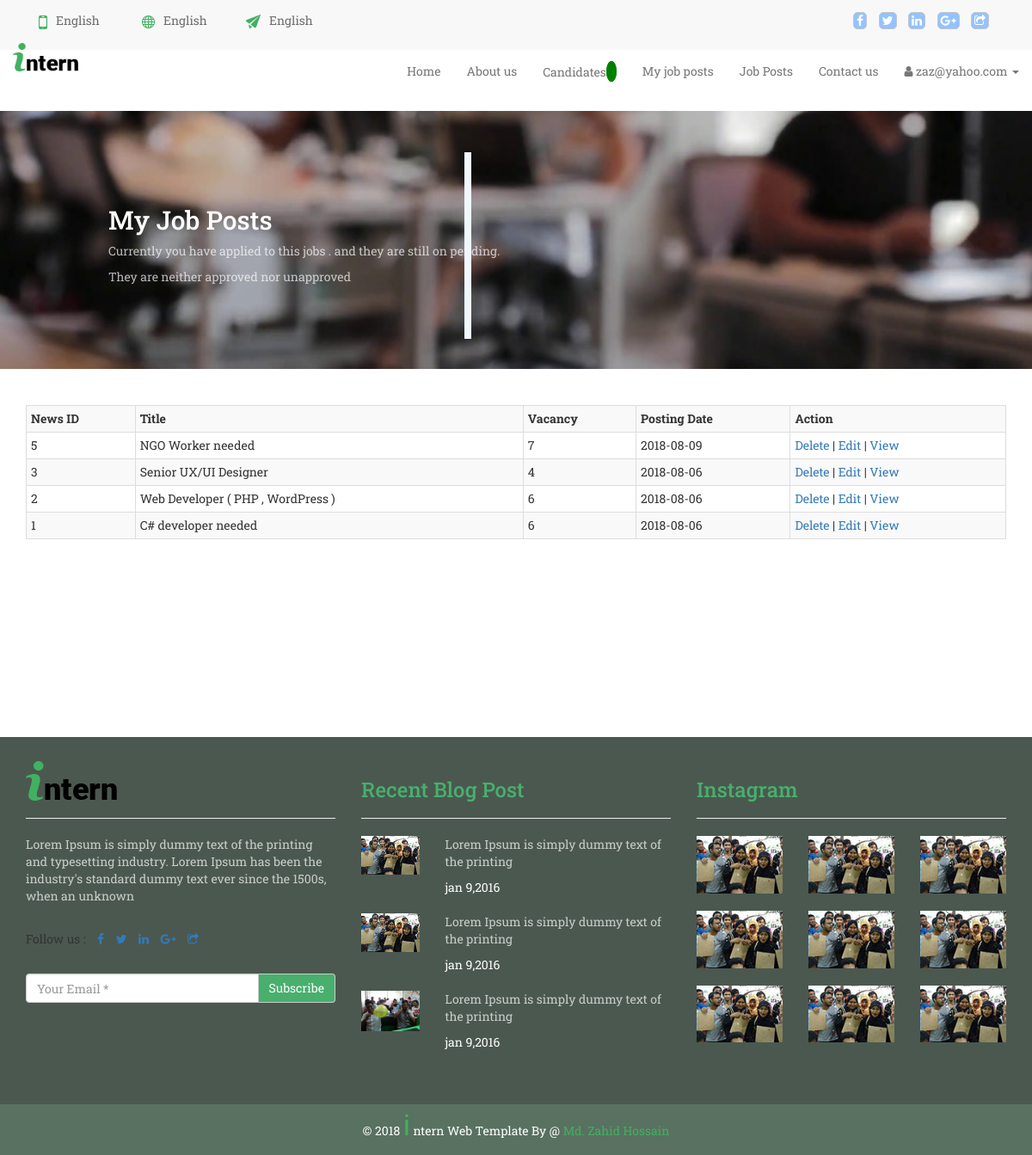
The app's page /myJob.php (signed in) with its own data.
### tables this page shows
CREATE TABLE `jobpost` (
  `id` int(11) NOT NULL,
  `title` text NOT NULL,
  `empId` int(11) NOT NULL,
  `companyName` varchar(32) NOT NULL,
  `vacancy` varchar(10) NOT NULL,
  `context` text NOT NULL,
  `description` text NOT NULL,
  `empStatus` varchar(10) NOT NULL,
  `eduRequirement` text NOT NULL,
  `expRequirement` text NOT NULL,
  `addRequirement` text NOT NULL,
  `jobLocation` text NOT NULL,
  `salary` int(10) NOT NULL,
  `degree` varchar(32) NOT NULL,
  `browseCatg` varchar(32) NOT NULL,
  `postTime` date NOT NULL,
  `expDate` date DEFAULT NULL,
  `deletedAt` timestamp NULL DEFAULT NULL
);

### myJob.php (the view, shortened to what this page needs)
<?php
include "includes/header.php";
include "includes/head.php";
include "includes/navbar.php";
?>
<div class="top_banner">
           <div class="col-sm-6 top_banner_left">
               <h2>My Job Posts</h2>
               <p>Currently you have applied to this jobs . and they are still on pending.</p>
               <p>They are neither approved nor unapproved</p>
           </div>
           <div class="col-sm-6"></div>
</div>
<div class="container">
<table class="table table-striped table-bordered table-condensed">
		<tr>
        <th>News ID</th>
        <th>Title</th>
        <th>Vacancy</th>
        <th>Posting Date</th>
        <th>Action</th>
		</tr>
<?php
    require "config.php";
    $statement = "select * from employer where eMail = '$en' ";
    $result = mysqli_query($conn,$statement);
    if(mysqli_num_rows($result) > 0){
        while($row = mysqli_fetch_assoc($result)){
            $eId = $row['eId'];
            $query = "select * from jobpost where empId = '$eId' AND deletedAt is null order by id desc ";
            $output = mysqli_query($conn,$query);
            if(mysqli_num_rows($output) > 0){
                while($row = mysqli_fetch_assoc($output)){
                    echo "<tr>";
					echo "<td>".$row['id']."</td>";
					echo "<td>".$row['title']."</td>";
					echo "<td>".$row['vacancy']."</td>";
					echo "<td>".$row['postTime']."</td>";
					echo "<td><a href=\"empPostDelete.php?id=$row[id]\" onClick=\"return confirm('Are you sure you want to delete?')\">Delete</a> | <a href=\"editv.php?id=$row[id]\">Edit</a> | <a href=\"singleJob.php?id=$row[id]\">View</a></td>";
					echo "</tr>";
                }
            }
        }
    }
    else
    {
        echo "query failed ";
    }
?>
</table>
</div>
<?php include "includes/last.php" ?>
<?php include "includes/footer.php" ?>

### css/style.css (style rules this page uses)
body { font-family: 'Roboto Slab', serif; }
p { opacity: .7; }
.top_banner { background-image: url(../images/catgpic.jpg); background-color: #198a23; background-position: 0 100%; background-size: cover; background-repeat: no-repeat; min-height: 300px; overflow: hidden; margin-bottom: 3em; }
.top_banner_left { color: white; padding: 90px 9px 4px 9em; position: relative; }
.top_banner_left::after { content: ''; width: 0; height: 100%; position: absolute; bottom: -48px; left: 90%; border: 4px solid aliceblue; -moz-transform: skewX(10deg); transform: skewX(10deg)\; }

### records on screen
jobpost: id "5", title "NGO Worker needed", vacancy "7", postTime "2018-08-09"
jobpost: id "3", title "Senior UX/UI Designer", vacancy "4", postTime "2018-08-06"
jobpost: id "2", title "Web Developer ( PHP , WordPress )", vacancy "6", postTime "2018-08-06"
jobpost: id "1", title "C# developer needed", vacancy "6", postTime "2018-08-06"

### other values on screen
$en "zaz@yahoo.com"
